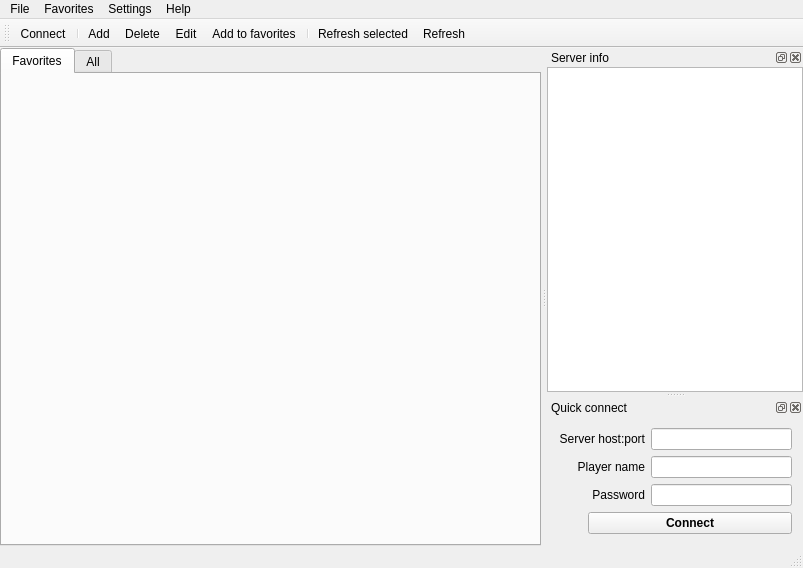
<?xml version="1.0" encoding="UTF-8"?>
<ui version="4.0">
 <class>MainWindowClass</class>
 <widget class="QMainWindow" name="MainWindowClass">
  <property name="geometry">
   <rect>
    <x>0</x>
    <y>0</y>
    <width>803</width>
    <height>568</height>
   </rect>
  </property>
  <property name="windowTitle">
   <string>UrTConnector</string>
  </property>
  <property name="windowIcon">
   <iconset resource="images.qrc">
    <normaloff>:/images/icons/logo.png</normaloff>:/images/icons/logo.png</iconset>
  </property>
  <widget class="QWidget" name="centralWidget">
   <layout class="QHBoxLayout" name="horizontalLayout_6">
    <property name="margin">
     <number>0</number>
    </property>
    <item>
     <widget class="QTabWidget" name="tabWidget">
      <property name="currentIndex">
       <number>0</number>
      </property>
      <widget class="QWidget" name="tabFav">
       <attribute name="icon">
        <iconset resource="images.qrc">
         <normaloff>:/icons/icons/bookmarks.png</normaloff>:/icons/icons/bookmarks.png</iconset>
       </attribute>
       <attribute name="title">
        <string>Favorites</string>
       </attribute>
       <layout class="QHBoxLayout" name="horizontalLayout"/>
      </widget>
      <widget class="QWidget" name="tabAll">
       <attribute name="icon">
        <iconset resource="images.qrc">
         <normaloff>:/icons/icons/earth.png</normaloff>:/icons/icons/earth.png</iconset>
       </attribute>
       <attribute name="title">
        <string>All</string>
       </attribute>
       <layout class="QHBoxLayout" name="horizontalLayout_4"/>
      </widget>
     </widget>
    </item>
   </layout>
  </widget>
  <widget class="QMenuBar" name="menuBar">
   <property name="geometry">
    <rect>
     <x>0</x>
     <y>0</y>
     <width>803</width>
     <height>23</height>
    </rect>
   </property>
   <widget class="QMenu" name="menuOptions">
    <property name="title">
     <string>Settings</string>
    </property>
    <addaction name="actionOptions"/>
   </widget>
   <widget class="QMenu" name="menuFavorites">
    <property name="title">
     <string>Favorites</string>
    </property>
    <addaction name="actionFavAdd"/>
    <addaction name="actionFavEdit"/>
    <addaction name="actionFavDelete"/>
   </widget>
   <widget class="QMenu" name="menuUrbanConnector">
    <property name="title">
     <string>File</string>
    </property>
    <addaction name="actionQuit"/>
   </widget>
   <widget class="QMenu" name="menuHelp">
    <property name="title">
     <string>Help</string>
    </property>
    <addaction name="actionAbout"/>
    <addaction name="actionHelp"/>
    <addaction name="action_about_qt"/>
   </widget>
   <addaction name="menuUrbanConnector"/>
   <addaction name="menuFavorites"/>
   <addaction name="menuOptions"/>
   <addaction name="menuHelp"/>
  </widget>
  <widget class="QDockWidget" name="server_info_dock">
   <property name="windowTitle">
    <string>Server info</string>
   </property>
   <attribute name="dockWidgetArea">
    <number>2</number>
   </attribute>
   <widget class="QWidget" name="dockWidgetContents_8">
    <layout class="QVBoxLayout" name="verticalLayout_3">
     <property name="margin">
      <number>0</number>
     </property>
     <item>
      <widget class="QTextBrowser" name="server_info_browser">
       <property name="html">
        <string>&lt;!DOCTYPE HTML PUBLIC &quot;-//W3C//DTD HTML 4.0//EN&quot; &quot;http://www.w3.org/TR/REC-html40/strict.dtd&quot;&gt;
&lt;html&gt;&lt;head&gt;&lt;meta name=&quot;qrichtext&quot; content=&quot;1&quot; /&gt;&lt;style type=&quot;text/css&quot;&gt;
p, li { white-space: pre-wrap; }
&lt;/style&gt;&lt;/head&gt;&lt;body style=&quot; font-family:'Droid Sans'; font-size:10pt; font-weight:400; font-style:normal;&quot;&gt;
&lt;p style=&quot;-qt-paragraph-type:empty; margin-top:0px; margin-bottom:0px; margin-left:0px; margin-right:0px; -qt-block-indent:0; text-indent:0px; font-family:'Tahoma'; font-size:9pt;&quot;&gt;&lt;/p&gt;&lt;/body&gt;&lt;/html&gt;</string>
       </property>
      </widget>
     </item>
    </layout>
   </widget>
  </widget>
  <widget class="QDockWidget" name="quick_connect_dock">
   <property name="windowTitle">
    <string>Quick connect</string>
   </property>
   <attribute name="dockWidgetArea">
    <number>2</number>
   </attribute>
   <widget class="QWidget" name="dockWidgetContents_2">
    <property name="sizePolicy">
     <sizepolicy hsizetype="Preferred" vsizetype="Maximum">
      <horstretch>0</horstretch>
      <verstretch>0</verstretch>
     </sizepolicy>
    </property>
    <layout class="QVBoxLayout" name="verticalLayout">
     <item>
      <layout class="QGridLayout" name="gridLayout">
       <item row="0" column="0">
        <widget class="QLabel" name="label">
         <property name="text">
          <string>Server host:port</string>
         </property>
         <property name="alignment">
          <set>Qt::AlignRight|Qt::AlignTrailing|Qt::AlignVCenter</set>
         </property>
         <property name="buddy">
          <cstring>qlServerEdit</cstring>
         </property>
        </widget>
       </item>
       <item row="0" column="1">
        <widget class="QLineEdit" name="qlServerEdit"/>
       </item>
       <item row="1" column="0">
        <widget class="QLabel" name="label_2">
         <property name="text">
          <string>Player name</string>
         </property>
         <property name="alignment">
          <set>Qt::AlignRight|Qt::AlignTrailing|Qt::AlignVCenter</set>
         </property>
         <property name="buddy">
          <cstring>qlPlayerEdit</cstring>
         </property>
        </widget>
       </item>
       <item row="1" column="1">
        <widget class="QLineEdit" name="qlPlayerEdit"/>
       </item>
       <item row="2" column="0">
        <widget class="QLabel" name="label_3">
         <property name="text">
          <string>Password</string>
         </property>
         <property name="alignment">
          <set>Qt::AlignRight|Qt::AlignTrailing|Qt::AlignVCenter</set>
         </property>
         <property name="buddy">
          <cstring>qlPasswordEdit</cstring>
         </property>
        </widget>
       </item>
       <item row="2" column="1">
        <widget class="QLineEdit" name="qlPasswordEdit"/>
       </item>
      </layout>
     </item>
     <item>
      <layout class="QHBoxLayout" name="horizontalLayout_2">
       <item>
        <widget class="QToolButton" name="quick_favorite_button">
         <property name="toolTip">
          <string>Add server to favorites</string>
         </property>
         <property name="icon">
          <iconset resource="images.qrc">
           <normaloff>:/icons/icons/bookmarks.png</normaloff>:/icons/icons/bookmarks.png</iconset>
         </property>
         <property name="autoRaise">
          <bool>true</bool>
         </property>
        </widget>
       </item>
       <item>
        <widget class="QPushButton" name="quickConnectButton">
         <property name="font">
          <font>
           <weight>75</weight>
           <bold>true</bold>
          </font>
         </property>
         <property name="text">
          <string>Connect</string>
         </property>
        </widget>
       </item>
      </layout>
     </item>
    </layout>
   </widget>
  </widget>
  <widget class="QToolBar" name="toolBar">
   <property name="windowTitle">
    <string>Toolbar</string>
   </property>
   <attribute name="toolBarArea">
    <enum>TopToolBarArea</enum>
   </attribute>
   <attribute name="toolBarBreak">
    <bool>false</bool>
   </attribute>
   <addaction name="actionConnect"/>
   <addaction name="separator"/>
   <addaction name="actionFavAdd"/>
   <addaction name="actionFavDelete"/>
   <addaction name="actionFavEdit"/>
   <addaction name="actionAddToFav"/>
   <addaction name="separator"/>
   <addaction name="actionRefreshSelected"/>
   <addaction name="actionRefreshAll"/>
  </widget>
  <widget class="QStatusBar" name="status_bar"/>
  <action name="actionQuit">
   <property name="icon">
    <iconset resource="images.qrc">
     <normaloff>:/icons/icons/application-exit.png</normaloff>:/icons/icons/application-exit.png</iconset>
   </property>
   <property name="text">
    <string>Quit</string>
   </property>
  </action>
  <action name="actionAbout">
   <property name="icon">
    <iconset resource="images.qrc">
     <normaloff>:/icons/icons/help-about.png</normaloff>:/icons/icons/help-about.png</iconset>
   </property>
   <property name="text">
    <string>About UrTConnector</string>
   </property>
  </action>
  <action name="actionHelp">
   <property name="icon">
    <iconset resource="images.qrc">
     <normaloff>:/icons/icons/help-contents.png</normaloff>:/icons/icons/help-contents.png</iconset>
   </property>
   <property name="text">
    <string>Help</string>
   </property>
   <property name="visible">
    <bool>false</bool>
   </property>
  </action>
  <action name="actionOptions">
   <property name="icon">
    <iconset resource="images.qrc">
     <normaloff>:/icons/icons/configure.png</normaloff>:/icons/icons/configure.png</iconset>
   </property>
   <property name="text">
    <string>Options</string>
   </property>
  </action>
  <action name="actionFavAdd">
   <property name="icon">
    <iconset resource="images.qrc">
     <normaloff>:/icons/icons/add.png</normaloff>:/icons/icons/add.png</iconset>
   </property>
   <property name="text">
    <string>Add</string>
   </property>
   <property name="toolTip">
    <string>Add favorite server to list</string>
   </property>
   <property name="statusTip">
    <string>Add server favorite to list</string>
   </property>
  </action>
  <action name="actionFavDelete">
   <property name="icon">
    <iconset resource="images.qrc">
     <normaloff>:/icons/icons/remove.png</normaloff>:/icons/icons/remove.png</iconset>
   </property>
   <property name="text">
    <string>Delete</string>
   </property>
   <property name="toolTip">
    <string>Delete favorite server from list</string>
   </property>
  </action>
  <action name="actionFavEdit">
   <property name="icon">
    <iconset resource="images.qrc">
     <normaloff>:/icons/icons/edit.png</normaloff>:/icons/icons/edit.png</iconset>
   </property>
   <property name="text">
    <string>Edit</string>
   </property>
   <property name="iconText">
    <string>Edit</string>
   </property>
   <property name="toolTip">
    <string>Edit favorite server</string>
   </property>
  </action>
  <action name="actionConnect">
   <property name="icon">
    <iconset resource="images.qrc">
     <normaloff>:/icons/icons/launch.png</normaloff>:/icons/icons/launch.png</iconset>
   </property>
   <property name="text">
    <string>Connect</string>
   </property>
   <property name="toolTip">
    <string>Connect to selected server</string>
   </property>
  </action>
  <action name="actionQuickConnect">
   <property name="icon">
    <iconset resource="images.qrc">
     <normaloff>:/icons/icons/launch.png</normaloff>:/icons/icons/launch.png</iconset>
   </property>
   <property name="text">
    <string>Connect</string>
   </property>
   <property name="toolTip">
    <string>Quick connect</string>
   </property>
  </action>
  <action name="actionRefreshAll">
   <property name="icon">
    <iconset resource="images.qrc">
     <normaloff>:/icons/icons/view-refresh.png</normaloff>:/icons/icons/view-refresh.png</iconset>
   </property>
   <property name="text">
    <string>Refresh</string>
   </property>
   <property name="toolTip">
    <string>Refresh all servers in list</string>
   </property>
  </action>
  <action name="actionAddToFav">
   <property name="icon">
    <iconset resource="images.qrc">
     <normaloff>:/icons/icons/bookmarks.png</normaloff>:/icons/icons/bookmarks.png</iconset>
   </property>
   <property name="text">
    <string>Add to favorites</string>
   </property>
   <property name="toolTip">
    <string>Add selected server to favorites list</string>
   </property>
  </action>
  <action name="actionRefreshSelected">
   <property name="icon">
    <iconset resource="images.qrc">
     <normaloff>:/icons/icons/view-refresh.png</normaloff>:/icons/icons/view-refresh.png</iconset>
   </property>
   <property name="text">
    <string>Refresh selected</string>
   </property>
   <property name="toolTip">
    <string>Refresh selected server</string>
   </property>
  </action>
  <action name="actionShow">
   <property name="icon">
    <iconset resource="images.qrc">
     <normaloff>:/icons/icons/visible-on.png</normaloff>:/icons/icons/visible-on.png</iconset>
   </property>
   <property name="text">
    <string>Show/hide urtconnector</string>
   </property>
  </action>
  <action name="action_about_qt">
   <property name="text">
    <string>About Qt</string>
   </property>
  </action>
 </widget>
 <layoutdefault spacing="6" margin="11"/>
 <tabstops>
  <tabstop>qlServerEdit</tabstop>
  <tabstop>qlPlayerEdit</tabstop>
  <tabstop>qlPasswordEdit</tabstop>
  <tabstop>server_info_browser</tabstop>
 </tabstops>
 <resources>
  <include location="images.qrc"/>
 </resources>
 <connections/>
</ui>
